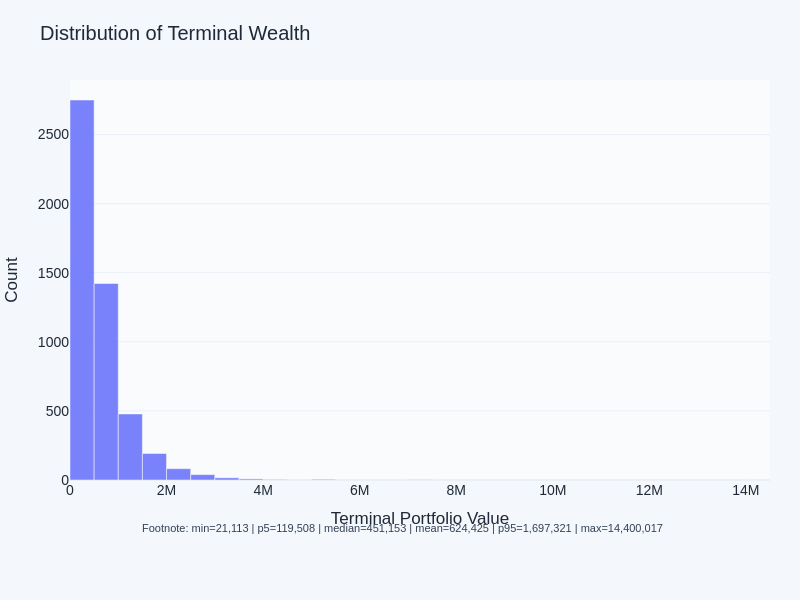

Here is the notebook cell this chart was saved with:
### Markdown cell above
## Visual Diagnostics

Run this cell after the simulation cell to inspect path behavior and tail outcomes.

### Code cell
import importlib

import numpy as np
import pandas as pd

import visuals
from orchestration import SpotAssetConfig, SyntheticLETFAssetConfig

importlib.reload(visuals)

from visuals import (
    plot_drawdown_chart,
    plot_spaghetti_paths,
    plot_terminal_wealth_distribution,
)

wealth_paths = result.portfolio.wealth_paths
terminal = wealth_paths[:, -1]

terminal_summary = pd.Series(
    {
        "min": float(np.min(terminal)),
        "p5": float(np.quantile(terminal, 0.05)),
        "median": float(np.median(terminal)),
        "mean": float(np.mean(terminal)),
        "p95": float(np.quantile(terminal, 0.95)),
        "max": float(np.max(terminal)),
    },
    name="TerminalWealth",
)

display(terminal_summary.to_frame())

asset_lines = []
for asset in config.assets:
    weight = float(config.portfolio.target_weights.get(asset.id, 0.0))

    if isinstance(asset, SpotAssetConfig):
        asset_lines.append(
            f"{asset.ticker}| weight={weight:.1%}"
        )
    elif isinstance(asset, SyntheticLETFAssetConfig):
        asset_lines.append(
            f"{asset.underlying_ticker} {asset.leverage:.1f}x | weight={weight:.1%} | TER={asset.ter:.2%} | spread={asset.spread:.2%}"
        )

assets_subtitle ="Portfolio:<br>" + "<br>".join(asset_lines)

summary_note = (
    f"FRED={config.market.fred_series}"
    "<br>"
    f"{config.monte_carlo.n_paths:,} draws | {config.monte_carlo.horizon_days} horizon days"
    "<br>"
    f"{config.monte_carlo.method} Method<br>Distribution={config.monte_carlo.distribution}<br>Student_t_df={config.monte_carlo.student_t_df}"
    "<br>"

    f"Initial capital={config.portfolio.initial_capital:,.2f}<br>Rebalancing Frequency={config.portfolio.rebalance_frequency_days} days"
    "<br>"
    f"Tolerance band={config.portfolio.tolerance_band:.2%}<br>Capital Gain Tax={config.portfolio.capital_gains_tax_rate:.2%}"
    "<br>"
)

fig_spaghetti = plot_spaghetti_paths(
    wealth_paths=wealth_paths,
    n_sample=100,
    seed=42,
    normalize_to_1=False,
    title="Monte Carlo Spaghetti",
    subtitle=assets_subtitle,
    bottom_note=summary_note,
    subtitle_align="left",
    bottom_note_align="left",
    bottom_note_x=0.65,
    bottom_note_y=-0.10,
    bottom_note_box=True,
    backend="plotly",
    width=800,
    height=600,
)

metrics_summary_raw = (
    result.metrics.summary.to_string()
    if hasattr(result.metrics.summary, "to_string")
    else str(result.metrics.summary)
)
metrics_summary_html = metrics_summary_raw.replace("&", "&amp;").replace("<", "&lt;").replace(">", "&gt;")
metrics_summary_html = metrics_summary_html.replace(" ", "&nbsp;").replace("\n", "<br>")

fig_spaghetti.add_annotation(
    x=0.0,
    y=-0.1,
    xref="paper",
    yref="paper",
    text=f"<br><span style='font-family:monospace'>{metrics_summary_html}</span>",
    showarrow=False,
    align="left",
    xanchor="left",
    yanchor="top",
    font={"size": 10, "color": "#0f172a"},
    bgcolor="rgba(255, 255, 255, 0.82)",
    bordercolor="#cbd5e1",
    borderwidth=1,
)

fig_terminal = plot_terminal_wealth_distribution(
    wealth_paths=wealth_paths,
    bins=60,
    title="Distribution of Terminal Wealth",
    backend="plotly",
    width=800,
    height=600,
)

terminal_footnote = (
    f"Footnote: min={terminal_summary['min']:,.0f} | p5={terminal_summary['p5']:,.0f} | "
    f"median={terminal_summary['median']:,.0f} | mean={terminal_summary['mean']:,.0f} | "
    f"p95={terminal_summary['p95']:,.0f} | max={terminal_summary['max']:,.0f}"
)

fig_terminal.update_layout(margin={"t": 80, "b": 120, "l": 70, "r": 30})
fig_terminal.add_annotation(
    x=0.1,
    y=-0.10,
    xref="paper",
    yref="paper",
    text=terminal_footnote,
    showarrow=False,
    align="left",
    xanchor="left",
    yanchor="top",
    font={"size": 11, "color": "#334155"},
)

 
fig_drawdown = plot_drawdown_chart(
    wealth_paths=wealth_paths,
    drawdowns=result.metrics.drawdowns,
    title="Drawdown Chart: Median vs Worst Case",
    backend="plotly",
    width=1200,
    height=720,
)

fig_spaghetti.show()
fig_terminal.show()
#fig_drawdown.show()

### Figure 1 — Plotly figure (JSON) as saved in the notebook; plotly's stock layout.template omitted (floating-point values rounded to 4 significant figures; data arrays with more than 128 entries replaced by an {"elided": "..."} marker saying what was removed)
{"data": [{"marker": {"line": {"color": "white", "width": 0.5}}, "nbinsx": 60, "opacity": 0.85, "type": "histogram", "x": {"elided": "5000 float values"}}], "layout": {"annotations": [{"align": "left", "font": {"color": "#334155", "size": 11}, "showarrow": false, "text": "Footnote: min=21,113 | p5=119,508 | median=451,153 | mean=624,425 | p95=1,697,321 | max=14,400,017", "x": 0.1, "xanchor": "left", "xref": "paper", "y": -0.1, "yanchor": "top", "yref": "paper"}], "font": {"color": "#1f2937", "family": "Avenir Next, Helvetica, Arial, sans-serif", "size": 14}, "height": 600, "margin": {"b": 120, "l": 70, "r": 30, "t": 80}, "paper_bgcolor": "#f4f7fb", "plot_bgcolor": "#f9fbfd", "title": {"text": "Distribution of Terminal Wealth"}, "width": 800, "xaxis": {"title": {"text": "Terminal Portfolio Value"}}, "yaxis": {"title": {"text": "Count"}}}}
